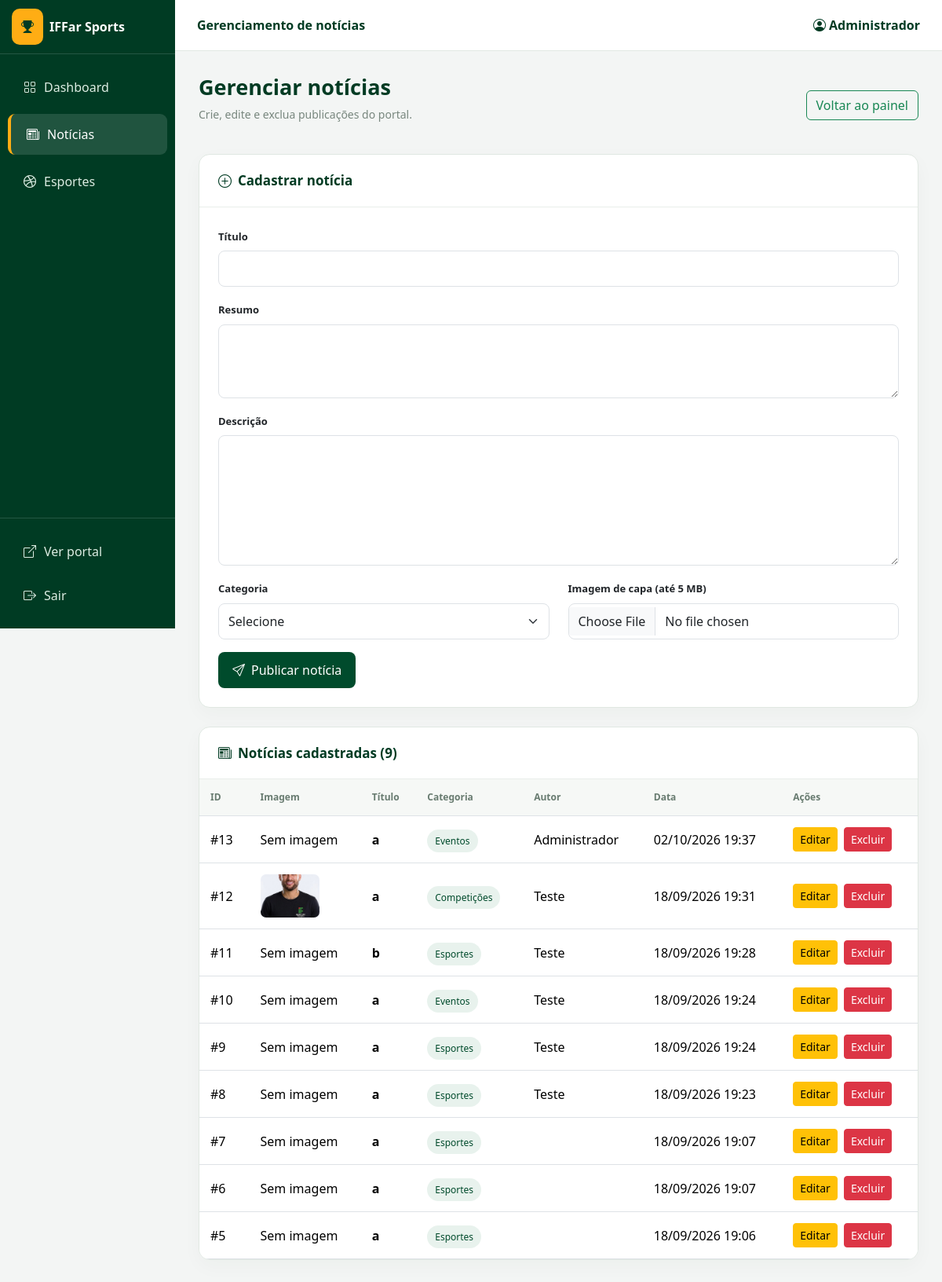
The page /admin/noticiascrud.php (signed in) on the database as committed earlier.
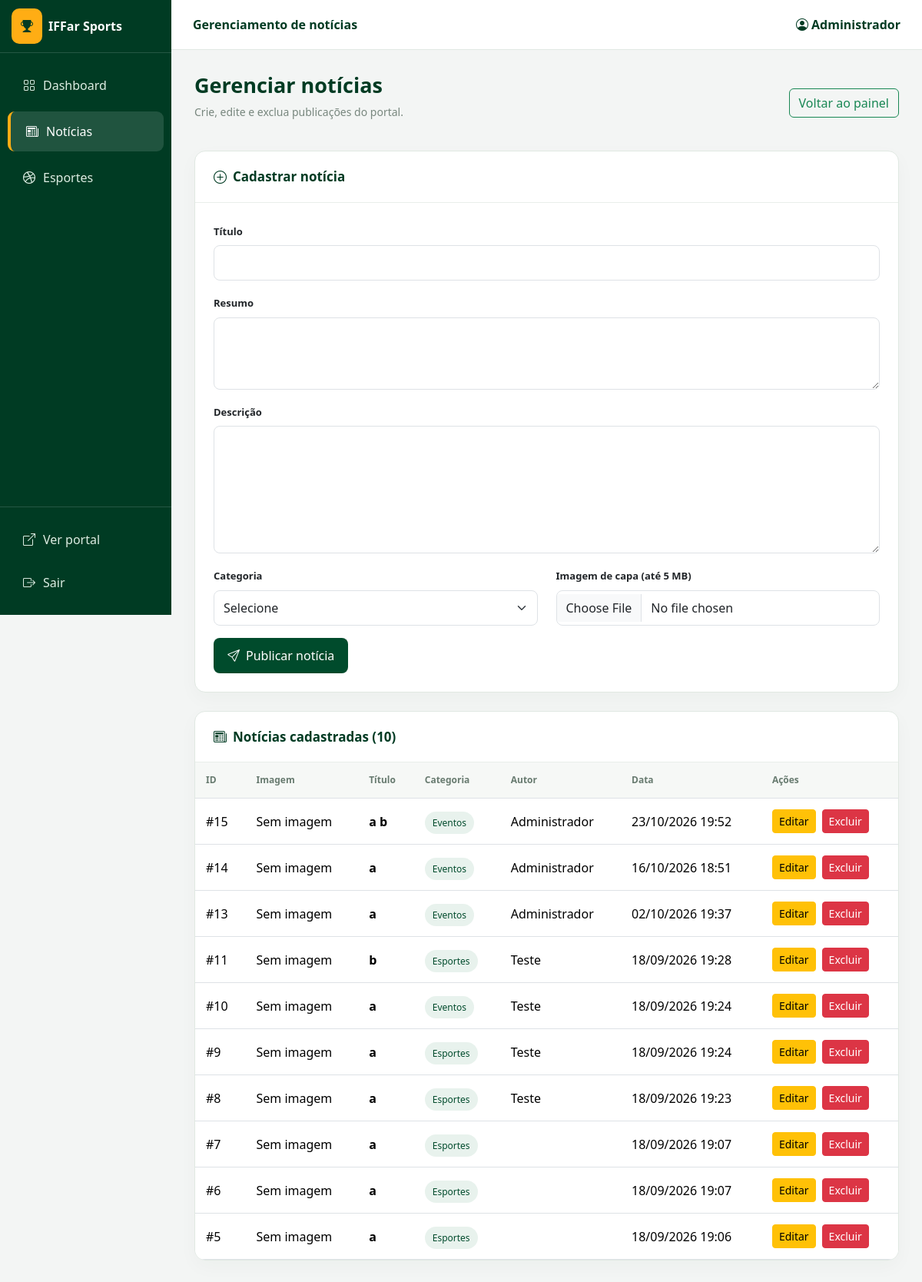
The same page on the database as committed later.
### tables this page shows
CREATE TABLE IF NOT EXISTS `noticias` (
  `id_noticia` int NOT NULL AUTO_INCREMENT,
  `titulo` varchar(200) NOT NULL,
  `resumo` text,
  `descricao` text NOT NULL,
  `autor` varchar(100) DEFAULT NULL,
  `categoria` varchar(100) DEFAULT NULL,
  `imagem` varchar(255) DEFAULT NULL,
  `data_noticia` datetime DEFAULT CURRENT_TIMESTAMP,
  PRIMARY KEY (`id_noticia`)
);

### admin/noticiascrud.php (the view, shortened to what the changed rows need)
<?php
$conexao = new mysqli('localhost', 'root', '', 'iffar_sports3');
$conexao->set_charset('utf8mb4');
function limpar($texto) {
    return htmlspecialchars((string)$texto, ENT_QUOTES, 'UTF-8');
}
$noticias = $conexao->query('SELECT * FROM noticias ORDER BY id_noticia DESC');
?>
<!DOCTYPE html>
<html lang="pt-BR">
<head>
<link href="https://cdn.jsdelivr.net/npm/bootstrap@5.3.8/dist/css/bootstrap.min.css" rel="stylesheet">
<link href="https://cdn.jsdelivr.net/npm/bootstrap-icons@1.13.1/font/bootstrap-icons.min.css" rel="stylesheet">
</head>
<body>
<div class="principal">
    <main class="conteudo">
        <div class="d-flex justify-content-between align-items-center flex-wrap gap-2">
            <div><h1>Gerenciar notícias</h1><p class="subtitulo">Crie, edite e exclua publicações do portal.</p></div>
        </div>
        <section class="painel">
            <div class="painel-titulo"><i class="bi bi-newspaper me-2"></i>Notícias cadastradas (<?= $noticias->num_rows ?>)</div>
            <div class="table-responsive">
                <table class="table table-hover mb-0">
                    <thead><tr><th>ID</th><th>Imagem</th><th>Título</th><th>Categoria</th><th>Autor</th><th>Data</th><th>Ações</th></tr></thead>
                    <tbody>
                    <?php while ($noticia = $noticias->fetch_assoc()): ?>
                        <tr>
                            <td>#<?= (int)$noticia['id_noticia'] ?></td>
                            <td>
                                <?php if ($noticia['imagem']): ?>
                                    <img class="capa" src="../<?= limpar($noticia['imagem']) ?>" alt="Capa da notícia">
                                <?php else: ?>Sem imagem<?php endif; ?>
                            </td>
                            <td><strong><?= limpar($noticia['titulo']) ?></strong></td>
                            <td><span class="categoria"><?= limpar($noticia['categoria']) ?></span></td>
                            <td><?= limpar($noticia['autor']) ?></td>
                            <td><?= $noticia['data_noticia'] ? date('d/m/Y H:i', strtotime($noticia['data_noticia'])) : '-' ?></td>
                            <td>
                                <div class="d-flex gap-2">
                                    <a class="btn btn-sm btn-warning" href="editar_noticia.php?id=<?= (int)$noticia['id_noticia'] ?>">Editar</a>
                                    <form method="POST" onsubmit="return confirm('Excluir esta notícia?')">
                                        <button class="btn btn-sm btn-danger" name="excluir" value="<?= (int)$noticia['id_noticia'] ?>">Excluir</button>
                                    </form>
                                </div>
                            </td>
                        </tr>
                    <?php endwhile; ?>
                    </tbody>
                </table>
            </div>
        </section>
    </main>
</div>
</body>
</html>

Rows that differ between the two databases and show on the page:
removed noticias: id_noticia "12", imagem (picture), titulo "a", categoria "Competições", autor "Teste", data_noticia "18/09/2026 19:31"
added noticias: id_noticia "15", imagem "Sem imagem", titulo "a b", categoria "Eventos", autor "Administrador", data_noticia "23/10/2026 19:52"
added noticias: id_noticia "14", imagem "Sem imagem", titulo "a", categoria "Eventos", autor "Administrador", data_noticia "16/10/2026 18:51"
Other text that changed with them:
$noticias->num_rows: "9" → "10"
